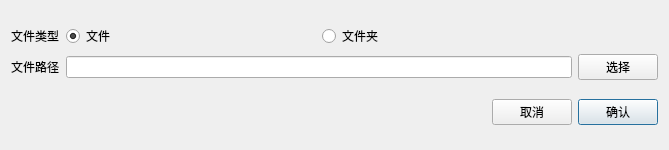
<?xml version="1.0" encoding="UTF-8"?>
<ui version="4.0">
 <class>RemoveFileDialog</class>
 <widget class="QDialog" name="RemoveFileDialog">
  <property name="geometry">
   <rect>
    <x>0</x>
    <y>0</y>
    <width>669</width>
    <height>150</height>
   </rect>
  </property>
  <property name="windowTitle">
   <string>Dialog</string>
  </property>
  <layout class="QGridLayout" name="gridLayout_2">
   <item row="0" column="0" colspan="2">
    <layout class="QGridLayout" name="gridLayout">
     <item row="1" column="0">
      <widget class="QLabel" name="label">
       <property name="text">
        <string>文件路径</string>
       </property>
      </widget>
     </item>
     <item row="1" column="1">
      <widget class="QLineEdit" name="originEdit"/>
     </item>
     <item row="1" column="2">
      <widget class="QPushButton" name="originBtn">
       <property name="sizePolicy">
        <sizepolicy hsizetype="Minimum" vsizetype="Fixed">
         <horstretch>0</horstretch>
         <verstretch>0</verstretch>
        </sizepolicy>
       </property>
       <property name="minimumSize">
        <size>
         <width>0</width>
         <height>0</height>
        </size>
       </property>
       <property name="maximumSize">
        <size>
         <width>16777215</width>
         <height>16777215</height>
        </size>
       </property>
       <property name="sizeIncrement">
        <size>
         <width>0</width>
         <height>0</height>
        </size>
       </property>
       <property name="baseSize">
        <size>
         <width>0</width>
         <height>0</height>
        </size>
       </property>
       <property name="font">
        <font>
         <kerning>true</kerning>
        </font>
       </property>
       <property name="text">
        <string>选择</string>
       </property>
       <property name="autoDefault">
        <bool>false</bool>
       </property>
       <property name="flat">
        <bool>false</bool>
       </property>
      </widget>
     </item>
     <item row="0" column="0">
      <widget class="QLabel" name="label_2">
       <property name="text">
        <string>文件类型</string>
       </property>
      </widget>
     </item>
     <item row="0" column="1">
      <layout class="QHBoxLayout" name="horizontalLayout">
       <item>
        <widget class="QRadioButton" name="fileRadio">
         <property name="text">
          <string>文件</string>
         </property>
         <property name="checked">
          <bool>true</bool>
         </property>
        </widget>
       </item>
       <item>
        <widget class="QRadioButton" name="dirRadio">
         <property name="text">
          <string>文件夹</string>
         </property>
        </widget>
       </item>
      </layout>
     </item>
    </layout>
   </item>
   <item row="1" column="0" colspan="2">
    <layout class="QHBoxLayout" name="horizontalLayout_2">
     <item>
      <spacer name="horizontalSpacer">
       <property name="orientation">
        <enum>Qt::Horizontal</enum>
       </property>
       <property name="sizeHint" stdset="0">
        <size>
         <width>40</width>
         <height>20</height>
        </size>
       </property>
      </spacer>
     </item>
     <item>
      <widget class="QPushButton" name="cancelBtn">
       <property name="text">
        <string>取消</string>
       </property>
       <property name="autoDefault">
        <bool>false</bool>
       </property>
      </widget>
     </item>
     <item>
      <widget class="QPushButton" name="confirmBtn">
       <property name="text">
        <string>确认</string>
       </property>
      </widget>
     </item>
    </layout>
   </item>
  </layout>
 </widget>
 <resources/>
 <connections/>
</ui>
